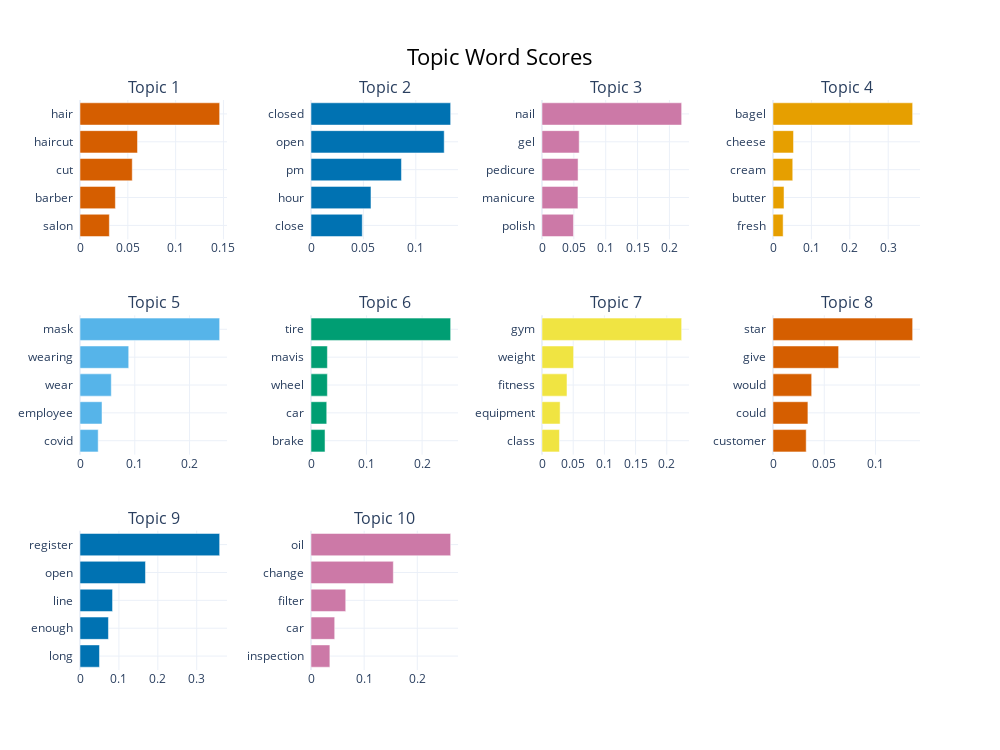

Notebook code for this chart:
### Code cell
topic_model_new.get_topic_info()

# Visualize top topics
topic_ids = topic_info[(topic_info['Topic'] > 0) & (topic_info['Topic'] <= 10)]['Topic'].tolist()
topic_model_new.visualize_barchart(top_n_topics=None, topics=topic_ids)

### Figure 1 — Plotly figure (JSON) as saved in the notebook; plotly's stock layout.template omitted (floating-point values rounded to 4 significant figures)
{"data": [{"marker": {"color": "#D55E00"}, "orientation": "h", "type": "bar", "x": [0.03069, 0.03699, 0.05463, 0.06014, 0.146], "xaxis": "x", "y": ["salon  ", "barber  ", "cut  ", "haircut  ", "hair  "], "yaxis": "y"}, {"marker": {"color": "#0072B2"}, "orientation": "h", "type": "bar", "x": [0.04894, 0.05723, 0.08631, 0.1271, 0.1333], "xaxis": "x2", "y": ["close  ", "hour  ", "pm  ", "open  ", "closed  "], "yaxis": "y2"}, {"marker": {"color": "#CC79A7"}, "orientation": "h", "type": "bar", "x": [0.04936, 0.05641, 0.05662, 0.0584, 0.2192], "xaxis": "x3", "y": ["polish  ", "manicure  ", "pedicure  ", "gel  ", "nail  "], "yaxis": "y3"}, {"marker": {"color": "#E69F00"}, "orientation": "h", "type": "bar", "x": [0.0264, 0.02871, 0.05144, 0.05345, 0.3636], "xaxis": "x4", "y": ["fresh  ", "butter  ", "cream  ", "cheese  ", "bagel  "], "yaxis": "y4"}, {"marker": {"color": "#56B4E9"}, "orientation": "h", "type": "bar", "x": [0.03319, 0.04018, 0.05713, 0.08892, 0.2549], "xaxis": "x5", "y": ["covid  ", "employee  ", "wear  ", "wearing  ", "mask  "], "yaxis": "y5"}, {"marker": {"color": "#009E73"}, "orientation": "h", "type": "bar", "x": [0.02526, 0.02833, 0.02947, 0.0295, 0.2514], "xaxis": "x6", "y": ["brake  ", "car  ", "wheel  ", "mavis  ", "tire  "], "yaxis": "y6"}, {"marker": {"color": "#F0E442"}, "orientation": "h", "type": "bar", "x": [0.02795, 0.02904, 0.04006, 0.05065, 0.2238], "xaxis": "x7", "y": ["class  ", "equipment  ", "fitness  ", "weight  ", "gym  "], "yaxis": "y7"}, {"marker": {"color": "#D55E00"}, "orientation": "h", "type": "bar", "x": [0.03238, 0.03405, 0.03772, 0.064, 0.1362], "xaxis": "x8", "y": ["customer  ", "could  ", "would  ", "give  ", "star  "], "yaxis": "y8"}, {"marker": {"color": "#0072B2"}, "orientation": "h", "type": "bar", "x": [0.05008, 0.0731, 0.08367, 0.1683, 0.3589], "xaxis": "x9", "y": ["long  ", "enough  ", "line  ", "open  ", "register  "], "yaxis": "y9"}, {"marker": {"color": "#CC79A7"}, "orientation": "h", "type": "bar", "x": [0.03552, 0.0446, 0.06535, 0.1549, 0.2628], "xaxis": "x10", "y": ["inspection  ", "car  ", "filter  ", "change  ", "oil  "], "yaxis": "y10"}], "layout": {"annotations": [{"font": {"size": 16}, "showarrow": false, "text": "Topic 1", "x": 0.0875, "xanchor": "center", "xref": "paper", "y": 1, "yanchor": "bottom", "yref": "paper"}, {"font": {"size": 16}, "showarrow": false, "text": "Topic 2", "x": 0.3625, "xanchor": "center", "xref": "paper", "y": 1, "yanchor": "bottom", "yref": "paper"}, {"font": {"size": 16}, "showarrow": false, "text": "Topic 3", "x": 0.6375, "xanchor": "center", "xref": "paper", "y": 1, "yanchor": "bottom", "yref": "paper"}, {"font": {"size": 16}, "showarrow": false, "text": "Topic 4", "x": 0.9125, "xanchor": "center", "xref": "paper", "y": 1, "yanchor": "bottom", "yref": "paper"}, {"font": {"size": 16}, "showarrow": false, "text": "Topic 5", "x": 0.0875, "xanchor": "center", "xref": "paper", "y": 0.6222, "yanchor": "bottom", "yref": "paper"}, {"font": {"size": 16}, "showarrow": false, "text": "Topic 6", "x": 0.3625, "xanchor": "center", "xref": "paper", "y": 0.6222, "yanchor": "bottom", "yref": "paper"}, {"font": {"size": 16}, "showarrow": false, "text": "Topic 7", "x": 0.6375, "xanchor": "center", "xref": "paper", "y": 0.6222, "yanchor": "bottom", "yref": "paper"}, {"font": {"size": 16}, "showarrow": false, "text": "Topic 8", "x": 0.9125, "xanchor": "center", "xref": "paper", "y": 0.6222, "yanchor": "bottom", "yref": "paper"}, {"font": {"size": 16}, "showarrow": false, "text": "Topic 9", "x": 0.0875, "xanchor": "center", "xref": "paper", "y": 0.2444, "yanchor": "bottom", "yref": "paper"}, {"font": {"size": 16}, "showarrow": false, "text": "Topic 10", "x": 0.3625, "xanchor": "center", "xref": "paper", "y": 0.2444, "yanchor": "bottom", "yref": "paper"}], "height": 750, "hoverlabel": {"bgcolor": "white", "font": {"family": "Rockwell", "size": 16}}, "showlegend": false, "title": {"font": {"color": "Black", "size": 22}, "text": "Topic Word Scores", "x": 0.5, "xanchor": "center", "yanchor": "top"}, "width": 1000, "xaxis": {"anchor": "y", "autorange": true, "domain": [0, 0.175], "range": [0, 0.1537], "showgrid": true, "type": "linear"}, "xaxis10": {"anchor": "y10", "autorange": true, "domain": [0.275, 0.45], "range": [0, 0.2766], "showgrid": true, "type": "linear"}, "xaxis11": {"anchor": "y11", "domain": [0.55, 0.725], "showgrid": true}, "xaxis12": {"anchor": "y12", "domain": [0.825, 1], "showgrid": true}, "xaxis2": {"anchor": "y2", "autorange": true, "domain": [0.275, 0.45], "range": [0, 0.1403], "showgrid": true, "type": "linear"}, "xaxis3": {"anchor": "y3", "autorange": true, "domain": [0.55, 0.725], "range": [0, 0.2307], "showgrid": true, "type": "linear"}, "xaxis4": {"anchor": "y4", "autorange": true, "domain": [0.825, 1], "range": [0, 0.3828], "showgrid": true, "type": "linear"}, "xaxis5": {"anchor": "y5", "autorange": true, "domain": [0, 0.175], "range": [0, 0.2683], "showgrid": true, "type": "linear"}, "xaxis6": {"anchor": "y6", "autorange": true, "domain": [0.275, 0.45], "range": [0, 0.2646], "showgrid": true, "type": "linear"}, "xaxis7": {"anchor": "y7", "autorange": true, "domain": [0.55, 0.725], "range": [0, 0.2356], "showgrid": true, "type": "linear"}, "xaxis8": {"anchor": "y8", "autorange": true, "domain": [0.825, 1], "range": [0, 0.1434], "showgrid": true, "type": "linear"}, "xaxis9": {"anchor": "y9", "autorange": true, "domain": [0, 0.175], "range": [0, 0.3778], "showgrid": true, "type": "linear"}, "yaxis": {"anchor": "x", "autorange": true, "domain": [0.7556, 1], "range": [-0.5, 4.5], "showgrid": true, "type": "category"}, "yaxis10": {"anchor": "x10", "autorange": true, "domain": [0, 0.2444], "range": [-0.5, 4.5], "showgrid": true, "type": "category"}, "yaxis11": {"anchor": "x11", "domain": [0, 0.2444], "showgrid": true}, "yaxis12": {"anchor": "x12", "domain": [0, 0.2444], "showgrid": true}, "yaxis2": {"anchor": "x2", "autorange": true, "domain": [0.7556, 1], "range": [-0.5, 4.5], "showgrid": true, "type": "category"}, "yaxis3": {"anchor": "x3", "autorange": true, "domain": [0.7556, 1], "range": [-0.5, 4.5], "showgrid": true, "type": "category"}, "yaxis4": {"anchor": "x4", "autorange": true, "domain": [0.7556, 1], "range": [-0.5, 4.5], "showgrid": true, "type": "category"}, "yaxis5": {"anchor": "x5", "autorange": true, "domain": [0.3778, 0.6222], "range": [-0.5, 4.5], "showgrid": true, "type": "category"}, "yaxis6": {"anchor": "x6", "autorange": true, "domain": [0.3778, 0.6222], "range": [-0.5, 4.5], "showgrid": true, "type": "category"}, "yaxis7": {"anchor": "x7", "autorange": true, "domain": [0.3778, 0.6222], "range": [-0.5, 4.5], "showgrid": true, "type": "category"}, "yaxis8": {"anchor": "x8", "autorange": true, "domain": [0.3778, 0.6222], "range": [-0.5, 4.5], "showgrid": true, "type": "category"}, "yaxis9": {"anchor": "x9", "autorange": true, "domain": [0, 0.2444], "range": [-0.5, 4.5], "showgrid": true, "type": "category"}}}
